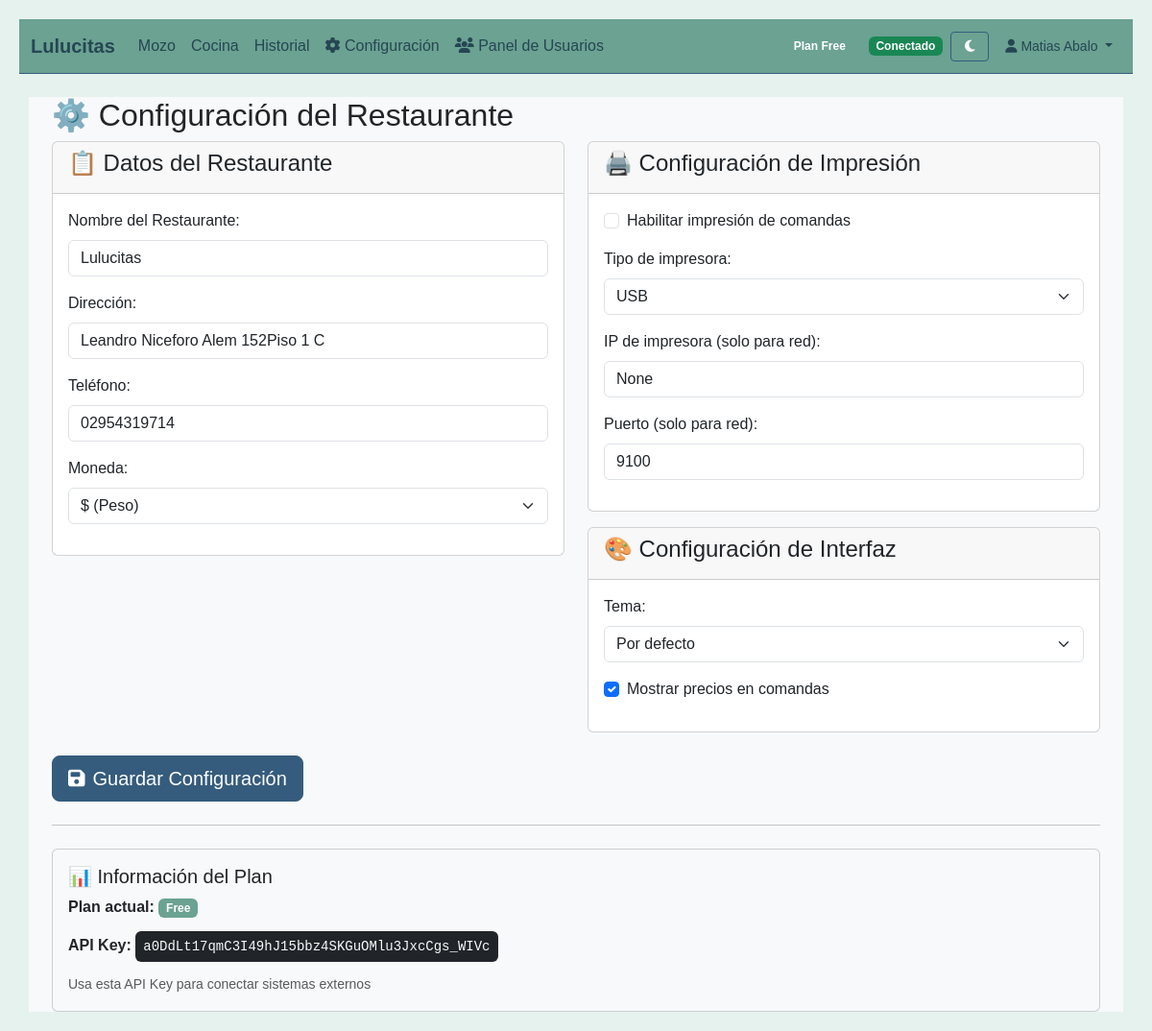
The page /auth/configuracion (signed in) on the database its author committed.
### models.py (models this page shows, shortened)
class Restaurante(db.Model):
    id = db.Column(db.Integer, primary_key=True)
    nombre = db.Column(db.String(100), nullable=False)
    slug = db.Column(db.String(50), unique=True, nullable=False)
    direccion = db.Column(db.String(200))
    telefono = db.Column(db.String(20))
    email_contacto = db.Column(db.String(120))
    moneda = db.Column(db.String(10), default="$")
    zona_horaria = db.Column(db.String(50), default="America/Argentina/Buenos_Aires")
    plan = db.Column(db.String(20), default="free")
    fecha_creacion = db.Column(db.DateTime, default=datetime.now)
    activo = db.Column(db.Boolean, default=True)
    api_key = db.Column(db.String(64), unique=True)

class Usuario(UserMixin, db.Model):
    id = db.Column(db.Integer, primary_key=True)
    email = db.Column(db.String(120), unique=True, nullable=False)
    password_hash = db.Column(db.String(128))
    nombre = db.Column(db.String(100), nullable=False)
    es_admin = db.Column(db.Boolean, default=False)
    es_superadmin = db.Column(db.Boolean, default=False)
    activo = db.Column(db.Boolean, default=False)  # por defecto inactivo hasta confirmar email
    confirmado = db.Column(db.Boolean, default=False)
    token_confirmacion = db.Column(db.String(128), nullable=True)
    fecha_creacion = db.Column(db.DateTime, default=datetime.now)
    restaurante_id = db.Column(db.Integer, db.ForeignKey('restaurante.id'), nullable=True)
    restaurante = db.relationship('Restaurante', backref='usuarios')

class ConfiguracionRestaurante(db.Model):
    id = db.Column(db.Integer, primary_key=True)
    restaurante_id = db.Column(db.Integer, db.ForeignKey('restaurante.id'), nullable=False)
    impresora_habilitada = db.Column(db.Boolean, default=False)
    impresora_tipo = db.Column(db.String(20), default="USB")  # USB, NETWORK, NONE
    impresora_ip = db.Column(db.String(15))
    impresora_puerto = db.Column(db.Integer, default=9100)
    tema = db.Column(db.String(20), default="default")
    mostrar_precios = db.Column(db.Boolean, default=True)
    restaurante = db.relationship('Restaurante', backref=db.backref('configuracion', uselist=False))

### auth.py (the view, shortened to what this page needs)
@auth_bp.route("/configuracion", methods=["GET", "POST"])
@login_required
def configuracion():
    if not current_user.restaurante:
        flash('Usuario sin restaurante asignado', 'error')
        return redirect(url_for('index_redirect'))
    config = current_user.restaurante.configuracion
    return render_template("auth/configuracion.html", config=config, es_superadmin=current_user.es_superadmin)

### app.py (called while the page is built)
@login_manager.user_loader
def load_user(user_id):
    try:
        return Usuario.query.get(int(user_id))
    except Exception as e:
        print(f"Error cargando usuario {user_id}: {e}")
        return None

@app.context_processor
def inject_user():
    return {
        'current_user': current_user,
        'current_restaurante': current_user.restaurante if current_user.is_authenticated else None
    }

### templates/auth/configuracion.html (shortened to what this page needs)
{% extends "base.html" %}
{% block content %}
<div class="container mt-4">
    <h2>⚙️ Configuración del Restaurante</h2>
    <form method="POST">
        <div class="row">
            <div class="col-md-6">
                <div class="card">
                    <div class="card-header">
                        <h4>📋 Datos del Restaurante</h4>
                    </div>
                    <div class="card-body">
                        <div class="mb-3">
                            <label class="form-label">Nombre del Restaurante:</label>
                            <input type="text" name="nombre_restaurante" class="form-control"
                                   value="{{ current_user.restaurante.nombre or '' }}" required>
                        </div>
                        <div class="mb-3">
                            <label class="form-label">Dirección:</label>
                            <input type="text" name="direccion" class="form-control"
                                   value="{{ current_user.restaurante.direccion or '' }}">
                        </div>
                        <div class="mb-3">
                            <label class="form-label">Teléfono:</label>
                            <input type="text" name="telefono" class="form-control"
                                   value="{{ current_user.restaurante.telefono or '' }}">
                        </div>
                        <div class="mb-3">
                            <label class="form-label">Moneda:</label>
                            <select name="moneda" class="form-select">
                                <option value="$" {% if current_user.restaurante.moneda == '$' %}selected{% endif %}>$ (Peso)</option>
                            </select>
                        </div>
                    </div>
                </div>
            </div>
            <div class="col-md-6">
                <div class="card">
                    <div class="card-header">
                        <h4>🖨️ Configuración de Impresión</h4>
                    </div>
                    <div class="card-body">
                        <div class="mb-3 form-check">
                            <input type="checkbox" name="impresora_habilitada" class="form-check-input"
                                   id="impresora_habilitada"
                                   {% if config and config.impresora_habilitada %}checked{% endif %}>
                            <label class="form-check-label" for="impresora_habilitada">
                                Habilitar impresión de comandas
                            </label>
                        </div>
                        <div class="mb-3">
                            <label class="form-label">Tipo de impresora:</label>
                            <select name="impresora_tipo" class="form-select">
                                <option value="USB" {% if config and config.impresora_tipo == 'USB' %}selected{% endif %}>USB</option>
                            </select>
                        </div>
                        <div class="mb-3">
                            <label class="form-label">IP de impresora (solo para red):</label>
                            <input type="text" name="impresora_ip" class="form-control"
                                   value="{{ config.impresora_ip if config else '' }}"
                                   placeholder="192.168.1.100">
                        </div>
                        <div class="mb-3">
                            <label class="form-label">Puerto (solo para red):</label>
                            <input type="number" name="impresora_puerto" class="form-control"
                                   value="{{ config.impresora_puerto if config else 9100 }}">
                        </div>
                    </div>
                </div>
                <div class="card mt-3">
                    <div class="card-header">
                        <h4>🎨 Configuración de Interfaz</h4>
                    </div>
                    <div class="card-body">
                        <div class="mb-3">
                            <label class="form-label">Tema:</label>
                            <select name="tema" class="form-select">
                                <option value="default" {% if config and config.tema == 'default' %}selected{% endif %}>Por defecto</option>
                            </select>
                        </div>
                        <div class="mb-3 form-check">
                            <input type="checkbox" name="mostrar_precios" class="form-check-input"
                                   id="mostrar_precios" {% if config and config.mostrar_precios %}checked{% endif %}>
                            <label class="form-check-label" for="mostrar_precios">
                                Mostrar precios en comandas
                            </label>
                        </div>
                    </div>
                </div>
            </div>
        </div>
        <div class="mt-4">
            <button type="submit" class="btn btn-primary btn-lg">
                <i class="fas fa-save me-2"></i>Guardar Configuración
            </button>
        </div>
    </form>
    <hr class="my-4">
    <div class="card bg-light">
        <div class="card-body">
            <h5>📊 Información del Plan</h5>
            <p><strong>Plan actual:</strong> <span class="badge bg-info">{{ current_user.restaurante.plan|title }}</span></p>
            <p><strong>API Key:</strong> <code class="bg-dark text-light p-2 rounded">{{ current_user.restaurante.api_key }}</code></p>
            <small class="text-muted">Usa esta API Key para conectar sistemas externos</small>
        </div>
    </div>
</div>
{% endblock %}

### templates/base.html (shortened to what this page needs)
<!DOCTYPE html>
<html lang="es">
<head>
    <link rel="stylesheet" href="https://cdn.jsdelivr.net/npm/bootstrap@5.3.2/dist/css/bootstrap.min.css">
    <link rel="stylesheet" href="{{ url_for('static', filename='style.css') }}">
</head>
<body class="bg-light">
<nav id="main-navbar" class="navbar navbar-expand-lg navbar-custom-dark">
  <div class="container-fluid">
    <a class="navbar-brand fw-bold" href="{{ url_for('index_redirect') }}">
      {% if current_restaurante %}{{ current_restaurante.nombre }}{% else %}Resto App{% endif %}
    </a>
    <div class="collapse navbar-collapse" id="navbarMain">
      {% if current_user.is_authenticated %}
      <ul class="navbar-nav me-auto mb-2 mb-lg-0">
        <li class="nav-item"><a class="nav-link" href="{{ url_for('index_redirect') }}">Mozo</a></li>
        <li class="nav-item"><a class="nav-link" href="{{ url_for('cocina') }}">Cocina</a></li>
        <li class="nav-item"><a class="nav-link" href="{{ url_for('historial') }}">Historial</a></li>
        <li class="nav-item">
          <a class="nav-link" href="{{ url_for('auth.configuracion') }}">
            <i class="fas fa-cog"></i> Configuración
          </a>
        </li>
        {% if current_user.es_superadmin %}
        <li class="nav-item">
          <a class="nav-link" href="{{ url_for('auth.admin_usuarios') }}">
            <i class="fas fa-users"></i> Panel de Usuarios
          </a>
        </li>
        {% endif %}
      </ul>
      <span class="badge bg-info me-3">Plan {{ current_restaurante.plan|title }}</span>
      <div class="d-flex align-items-center gap-2">
        <span id="pwa-status" class="badge bg-secondary">Conectado</span>
        <button id="toggle-theme" class="btn btn-theme-dark btn-sm" title="Cambiar tema">
          <i class="fas fa-moon"></i>
        </button>
        <div class="dropdown">
          <button class="btn btn-outline-light dropdown-toggle btn-sm" type="button" data-bs-toggle="dropdown">
            <i class="fas fa-user"></i> {{ current_user.nombre }}
          </button>
        </div>
      </div>
      {% else %}
      <ul class="navbar-nav ms-auto">
        <li class="nav-item"><a href="{{ url_for('auth.login') }}" class="btn btn-outline-light me-2">Iniciar Sesión</a></li>
        <li class="nav-item"><a href="{{ url_for('auth.registro') }}" class="btn btn-light">Registrarse</a></li>
      </ul>
      {% endif %}
    </div>
  </div>
</nav>
<main id="main-content" class="container my-3">
  {% block content %}{% endblock %}
</main>
</body>
</html>

### static/style.css (style rules this page uses)
body { font-family: Arial, sans-serif; margin: 20px; }
button { padding: 8px 15px; background: #28a745; color: white; border: none; cursor: pointer; }

### templates/base.html (style rules this page uses)
body.bg-light { background-color: #e6f2ed !important; color: #212529 !important; }
.navbar-custom-light { background-color: #6ba292 !important; color: #fff !important; border-bottom: 1px solid #355c7d; }
.navbar-custom-light .navbar-nav .nav-link, .navbar-custom-light .navbar-brand, .navbar-custom-light .dropdown-toggle, .navbar-custom-light .btn-outline-dark { color: #264653 !important; }
.btn-outline-light, .btn-outline-dark { border-color: transparent; }
#toggle-theme { min-width: 40px; }
.btn-theme-light { background: #6ba292 !important; color: #fff !important; border: 1px solid #355c7d !important; }
.btn-primary, .btn-primary:active, .btn-primary:focus { background-color: #355c7d !important; border-color: #355c7d !important; color: #fff !important; }
.badge.bg-info { background-color: #6ba292 !important; color: #fff !important; }

### rows shown on the page
Restaurante: nombre "Lulucitas", plan "Free", nombre_restaurante "Lulucitas", direccion "Leandro Niceforo Alem 152Piso 1 C", telefono "02954319714", moneda "$ (Peso)", restaurante.plan "Free", restaurante.api_key "a0DdLt17qmC3I49hJ15bbz4SKGuOMlu3JxcCgs_WIVc"
Usuario: nombre "Matias Abalo"
ConfiguracionRestaurante: impresora_tipo "USB", impresora_ip "None", impresora_puerto "9100", tema "Por defecto", mostrar_precios "☑"
